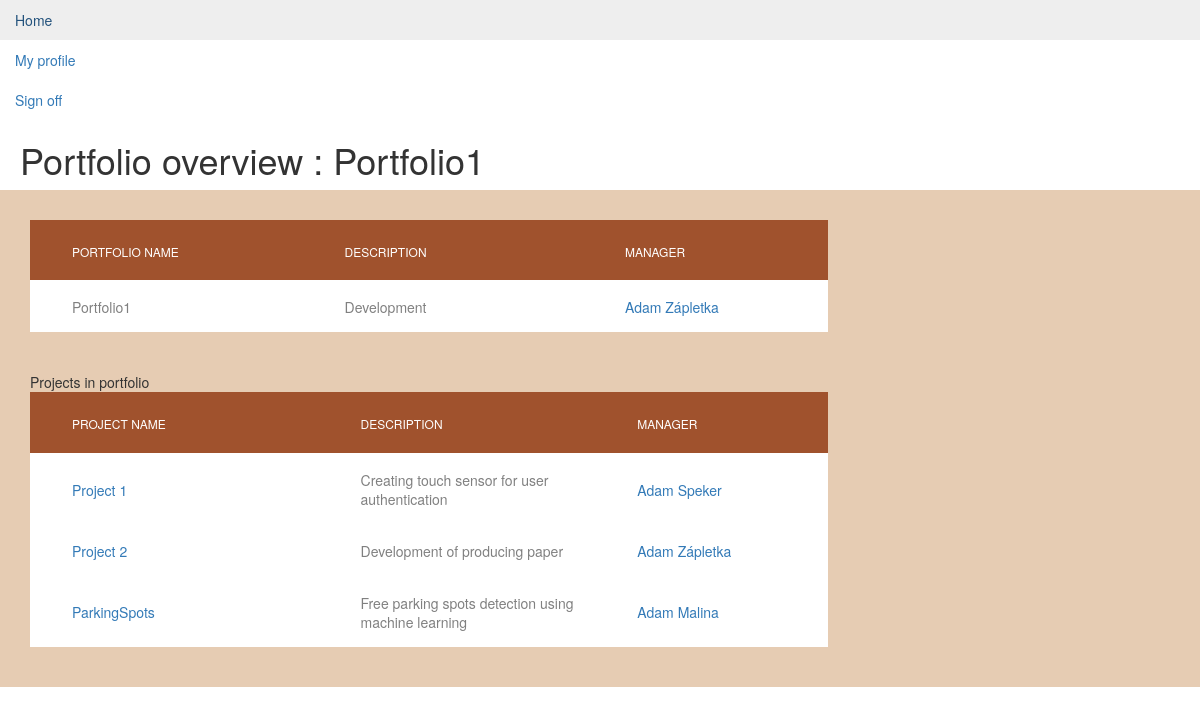
Screenshot of /dp/portfolio/1 (signed in) with the database file from the repository.
### dp/models.py (models this page shows, shortened)
class Portfolio(models.Model):
    portfolio_name = models.CharField(max_length=200)
    pub_date = models.DateTimeField('date published', editable=False)
    portfolio_manager = models.ForeignKey(Employee, on_delete=models.SET_NULL, null=True)
    description = models.CharField(max_length=200, null=True)

class Employee(models.Model):
    user = models.OneToOneField(User, on_delete=models.CASCADE)
    position = models.CharField(max_length=200)
    address = models.CharField(max_length=200)
    birthday = models.DateField()
    photo = models.FileField( blank=True, null=True)
    salary = models.DecimalField(max_digits =9, decimal_places=2, null=True)
    GENDER_VALUES = (
        ('male', 'Male'),
        ('female', 'Female'),
    )
    gender = models.CharField(max_length=6, choices=GENDER_VALUES)

class Project(models.Model):
    portfolio = models.ForeignKey(Portfolio, on_delete=models.SET_NULL, null=True, blank=True)
    project_name = models.TextField()
    description = models.CharField(max_length=200)
    plan_budget = models.DecimalField(max_digits=15, decimal_places=2, null=True, blank=True)
    used_budget = models.DecimalField(max_digits=15, decimal_places=2, default=0)
    manhours = models.DecimalField(max_digits=15, decimal_places=0, null=True, blank=True)
    pub_date = models.DateTimeField (auto_now_add=True)
    start_date = models.DateField ('date of start', null=True, blank=True)
    deadline = models.DateField ('date of deadline', null=True, blank=True)
    possible_income = models.DecimalField(max_digits=15, decimal_places=2, null=True, blank=True)
    complexity = models.CharField(max_length=1, choices=COMPLEXITY_VALUES, null=True)
    type = models.CharField(max_length=1, choices=TYPE_VALUES, null=True)
    urgency = models.CharField(max_length=1, choices=PRIORITY_VALUES, null=True)
    importance = models.CharField(max_length=1, choices=PRIORITY_VALUES, null=True)
    STATE_VALUES = (
        ('1', 'Planned'),
        ('2', 'Ongoing'),
        ('3', 'Finished'),
        ('4', 'Interrupted'),
        ('5', 'Stopped'),
    )
    state = models.CharField(max_length=1, choices=STATE_VALUES, default=1)
    progress = models.DecimalField(max_digits=3, decimal_places=2, default=0,
                                   validators=[MaxValueValidator(1.00), MinValueValidator(0.00)])
    project_manager = models.ForeignKey(Employee, on_delete=models.SET_NULL, null=True, blank=True)

### dp/views.py (the view)
# urls.py: path('portfolio/<int:portfolio_id>', views.portfolio_detail, name='portfolio_detail'),
@login_required
def portfolio_detail(request, portfolio_id):
    portfolio = get_object_or_404(Portfolio, pk=portfolio_id)
    projects_count = portfolio.project_set.count
    return render(request, 'dp/portfolio_detail.html',
                  {'portfolio': portfolio, 'projects_count': projects_count,
                   'error_message': "You didn't select a choice."})

### templates/dp/portfolio_detail.html (shortened to what this page needs)
{% extends "dp/base.html" %}
{% block title %}
    <h1>Portfolio overview : {{ portfolio.portfolio_name }}</h1>
{% endblock %}
{% block content %}
    {% load static %}
    <link rel="stylesheet" type="text/css" href="{% static 'dp/css/index.css' %}"/>
    <div class="limiter">
        <div class="container-table100">
            <div class="wrap-table100">
                <div class="table100 ver1 m-b-110">
                    <table data-vertable="ver1">
                        <thead>
                        <tr class="row100 head">
                            <th class="column100 column1" data-column="column1">Portfolio name</th>
                            <th class="column100 column2" data-column="column2">Description</th>
                            <th class="column100 column3" data-column="column3">Manager</th>
                        </tr>
                        </thead>
                        <tbody>
                        <ul>
                            <tr class="row100">
                                <td class="column100 column1" data-column="column1">
                                    {{ portfolio.portfolio_name }}
                                </td>
                                <td class="column100 column2" data-column="column2">
                                    {{ portfolio.description }}
                                </td>
                                <td class="column100 column3" data-column="column3">
                                    {% if portfolio.portfolio_manager %}
                                        <a href="{% url 'dp:employee_detail' portfolio.portfolio_manager.id %}">{{ portfolio.portfolio_manager.user.first_name }} {{ portfolio.portfolio_manager.user.last_name }}</a>
                                    {% endif %}
                                </td>
                            </tr>
                        </ul>
                        </tbody>
                    </table>
                    <br>
                    <br>
                    {% if portfolio.project_set.all %}
                        Projects in portfolio
                        <table id="example">
                            <thead>
                            <tr class="row100 head">
                                <th class="column100 column1" data-column="column1">Project name</th>
                                <th class="column100 column2" data-column="column2">Description</th>
                                <th class="column100 column3" data-column="column3">Manager</th>
                            </tr>
                            </thead>
                            <tbody>
                            {% for project in portfolio.project_set.all %}
                                <tr class="row100">
                                    <td class="column100 column1" data-column="column1">
                                        <a href="{% url 'dp:project_detail' project.id %}">{{ project.project_name }}</a>
                                    </td>
                                    <td class="column100 column2" data-column="column2">
                                        {{ project.description }}
                                    </td>
                                    <td class="column100 column3" data-column="column3">
                                        {% if project.project_manager %}
                                            <a href="{% url 'dp:employee_detail' project.project_manager.id %}"> {{ portfolio.portfolio_manager.user.first_name }} {{ project.project_manager.user.last_name }}</a>
                                        {% endif %}
                                    </td>
                                </tr>
                            {% endfor %}
                            </tbody>
                        </table>
                        <br>
                    {% endif %}
                </div>
            </div>
        </div>
    </div>
{% endblock content %}

### dp/static/dp/css/index.css (style rules this page uses)
.limiter { width: 100%; margin: 0 auto; }
.container-table100 { width: 100%; min-height: 20px; background: #e6ccb3; display: -webkit-box; display: -webkit-flex; display: -moz-box; display: -ms-flexbox; display: flex; align-items: center; justify-content: center; flex-wrap: wrap; padding: 20px 30px; }
.wrap-table100 { width: 1300px; }
table { width: 70%; background-color: #fff; }
th, td { font-weight: unset; padding-right: 10px; text-align: left; }
.column100 { width: 70px; padding-left: 25px; }
.column100.column1 { width: 70px; padding-left: 42px; }
.row100.head th { padding-top: 24px; padding-bottom: 20px; background-color: #CD5C5C; }
.row100 td { padding-top: 18px; padding-bottom: 14px; }
.table100.ver1 td { font-size: 14px; color: #808080; line-height: 1.4; }
.table100.ver1 th { font-size: 12px; color: #fff; line-height: 1.4; text-transform: uppercase; background-color: #A0522D; }
.pagetitle h1 { padding-left: 20px; }

### rows the page displays
Portfolio: portfolio_name "Portfolio1", description "Development", portfolio_manager.user.first_name "Adam", portfolio_manager.user.last_name "Zápletka"
Project: project_name "Project 1", description "Creating touch sensor for user authentication", project_manager.user.last_name "Speker"
Project: project_name "Project 2", description "Development of producing paper", project_manager.user.last_name "Zápletka"
Project: project_name "ParkingSpots", description "Free parking spots detection using machine learning", project_manager.user.last_name "Malina"
